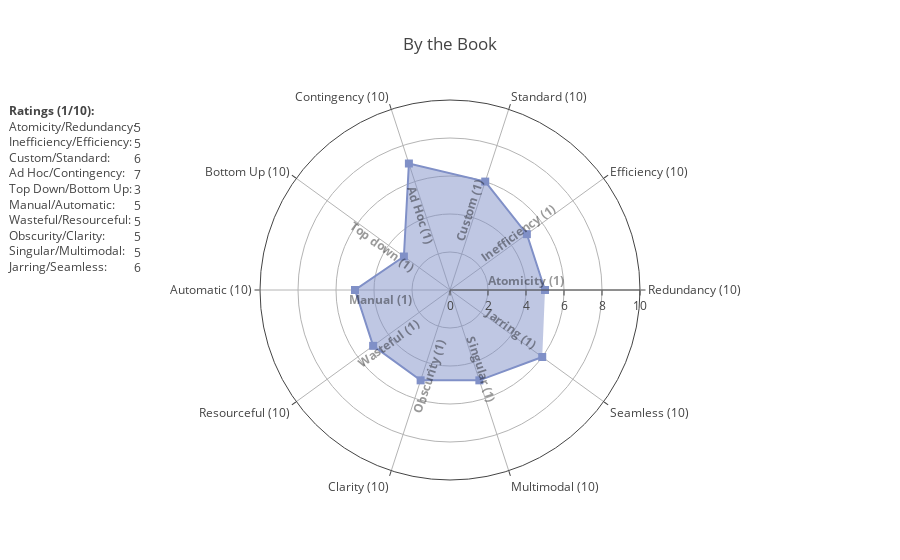
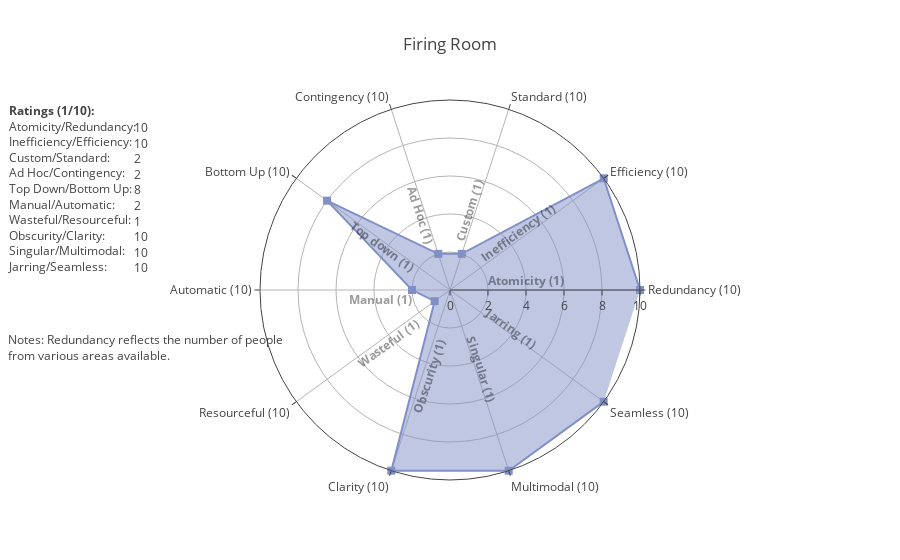
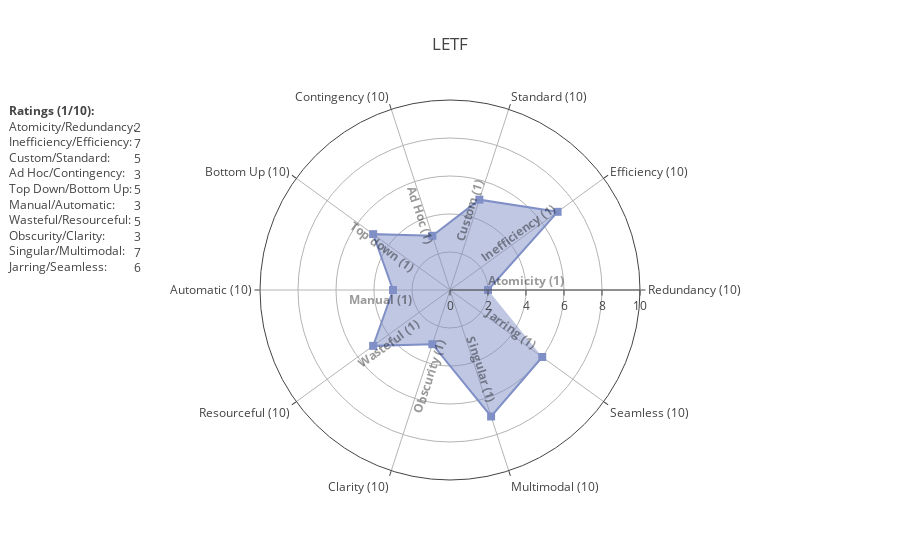
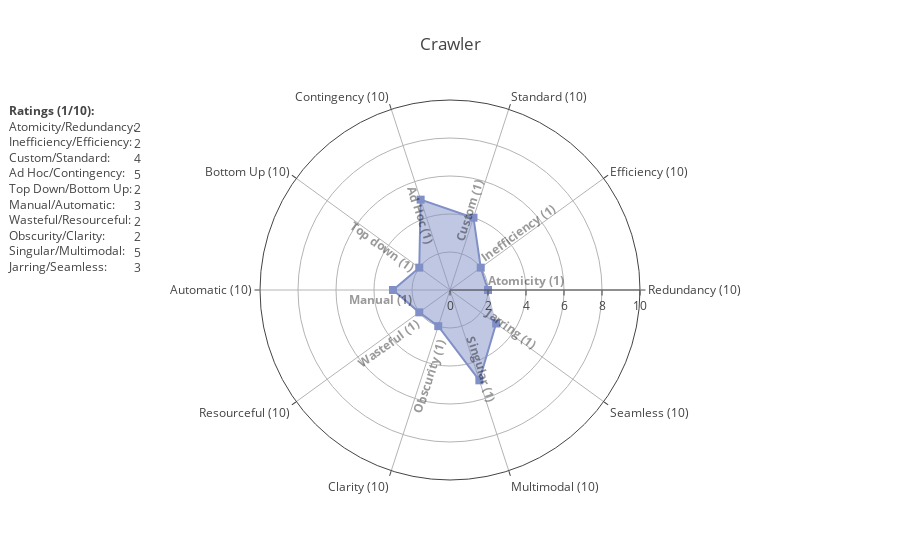

Source (notebook cell) for these figures, in order:
### Code cell
import math 
for index, row in dfrt.iterrows():    
    d = []
    
    idea= row['idea']
    notes= row['notes']
    lower_range=attrs[1:].str.split(' - ').str[0]
    upper_range=attrs[1:].str.split(' - ').str[1]
    
    stats = row.drop('idea').drop('notes')
    d.append(Scatterpolar(
      r = stats,
      theta = upper_range,
      fill = 'toself',
      hoverinfo='r',
      marker = dict(
        color = "#8090c7",
        symbol = "square",
        size = 8
      )
    ))

    annot=[]
    for num in range(0,len(stats)):
        
        rr=0.05 # polar coord radius of annotations
        xcenter=0.5 # cartesian shift to get to center of graph
        ycenter=0.5 # cartesian shift to get to center of graph
        yscale=2.4 # annotation need scaling along y because of graph shape
        th=(2*np.pi/len(stats))*num #2pi = 360; get angular increment in radians
        thd=((360/len(stats))*num) # get angular increment in degrees
#         print('angle: '+ str(thd))
#         print('x: ' + str(np.cos(th)))
#         print('y: ' + str(np.sin(th)))
        xanchor="left"
        yanchor="top"
        if num in range(3,8): #flip the ones that are upside down
            thd = thd + 180
            xanchor="right"
        if num in range(0,5):
            yanchor="bottom"
#         if num in [0,5]: # this would put the text directly over the axis line
#             yanchor="middle"
        if num in [2,4,7,9]: # because of anchors, every other box sits on the opposite side of the axis. correct manually
            th += (2*np.pi/len(stats))/2
        if num in [1,4,6,9]: # because of anchors, every other box sits on the opposite side of the axis. correct manually
            rr -=0.006

        # polar coordinate math, translate to cartesian for the annotations
        # x = r × cos( θ )
        # y = r × sin( θ )
        x = xcenter+(rr*np.cos(th))
        y = ycenter+(yscale*rr*np.sin(th)) # y needs an extra multiplier because of graph shape
        annot.append(  
            dict(
#                 text='<b>.</b>', #use to check circle shape if things get wonky
                text='<b>'+lower_range[num]+'</b>',
                x=x,
                y=y,
                xanchor = xanchor,
                yanchor = yanchor,
                borderpad=0,
                showarrow=False,
                textangle=360-thd,
                font = dict(color="rgba(0,0,0,0.4)")
            ))

    if (str(notes) != 'nan'):
        annot.append(
            dict(
                text="Notes: " + notes,
                x=-.1,
                y=0.3,
                showarrow=False,
                align='left'
            ))
     
    # add an annotation with the ratings
    ratings = ""
    ratingvals = "<br>"
    for index, row in dfrn.iterrows():
        ratings += dfrn.iloc[index]["Left"]+"/"
        ratings +=dfrn.iloc[index]["Right"]+":  " 
        ratings+= "<br>"
        ratingvals += str(stats[dfrn.iloc[index]["Abbv"]]) + "<br>"
    # Rating Labels    
    annot.append(
        dict(
            text="<b>Ratings (1/10):</b> <br>" + ratings,
            x=-.1,
            y=1,
            showarrow=False,
            align='left'
        ))
    # Rating Values, stacked neatly
    annot.append(
        dict(
            text=ratingvals,
            x=.07,
            y=.95507,
            showarrow=False,
            align='left'
        ))
    
    layout = go.Layout(
      polar = dict(
        radialaxis = dict(
          visible = True,
          range = [0, 10],
          tickangle=0,
#           angle=90,
        ),
        angularaxis = dict(
          visible = True,
        ),
      ),
      showlegend = False,
      annotations=annot,
      title=idea
    )

    fig = Figure(data=d, layout=layout)
    iplot(fig)

### Figure 1 — Plotly figure (JSON) as saved in the notebook; plotly's stock layout.template omitted (floating-point values rounded to 4 significant figures)
{"data": [{"fill": "toself", "hoverinfo": "r", "marker": {"color": "#8090c7", "size": 8, "symbol": "square"}, "r": [5, 5, 6, 7, 3, 5, 5, 5, 5, 6], "theta": ["Redundancy (10)", "Efficiency (10)", "Standard (10)", "Contingency (10)", "Bottom Up (10)", "Automatic (10)", "Resourceful (10)", "Clarity (10)", "Multimodal (10)", "Seamless (10)", null], "type": "scatterpolar"}], "layout": {"annotations": [{"borderpad": 0, "font": {"color": "rgba(0,0,0,0.4)"}, "showarrow": false, "text": "<b>Atomicity (1)</b>", "textangle": 360, "x": 0.55, "xanchor": "left", "y": 0.5, "yanchor": "bottom"}, {"borderpad": 0, "font": {"color": "rgba(0,0,0,0.4)"}, "showarrow": false, "text": "<b>Inefficiency (1)</b>", "textangle": 324, "x": 0.5356, "xanchor": "left", "y": 0.5621, "yanchor": "bottom"}, {"borderpad": 0, "font": {"color": "rgba(0,0,0,0.4)"}, "showarrow": false, "text": "<b>Custom (1)</b>", "textangle": 288, "x": 0.5, "xanchor": "left", "y": 0.62, "yanchor": "bottom"}, {"borderpad": 0, "font": {"color": "rgba(0,0,0,0.4)"}, "showarrow": false, "text": "<b>Ad Hoc (1)</b>", "textangle": 72, "x": 0.4845, "xanchor": "right", "y": 0.6141, "yanchor": "bottom"}, {"borderpad": 0, "font": {"color": "rgba(0,0,0,0.4)"}, "showarrow": false, "text": "<b>Top down (1)</b>", "textangle": 36, "x": 0.4582, "xanchor": "right", "y": 0.5326, "yanchor": "bottom"}, {"borderpad": 0, "font": {"color": "rgba(0,0,0,0.4)"}, "showarrow": false, "text": "<b>Manual (1)</b>", "textangle": 0, "x": 0.45, "xanchor": "right", "y": 0.5, "yanchor": "top"}, {"borderpad": 0, "font": {"color": "rgba(0,0,0,0.4)"}, "showarrow": false, "text": "<b>Wasteful (1)</b>", "textangle": -36, "x": 0.4644, "xanchor": "right", "y": 0.4379, "yanchor": "top"}, {"borderpad": 0, "font": {"color": "rgba(0,0,0,0.4)"}, "showarrow": false, "text": "<b>Obscurity (1)</b>", "textangle": -72, "x": 0.5, "xanchor": "right", "y": 0.38, "yanchor": "top"}, {"borderpad": 0, "font": {"color": "rgba(0,0,0,0.4)"}, "showarrow": false, "text": "<b>Singular (1)</b>", "textangle": 72, "x": 0.5155, "xanchor": "left", "y": 0.3859, "yanchor": "top"}, {"borderpad": 0, "font": {"color": "rgba(0,0,0,0.4)"}, "showarrow": false, "text": "<b>Jarring (1)</b>", "textangle": 36, "x": 0.5418, "xanchor": "left", "y": 0.4674, "yanchor": "top"}, {"align": "left", "showarrow": false, "text": "<b>Ratings (1/10):</b> <br>Atomicity/Redundancy:  <br>Inefficiency/Efficiency:  <br>Custom/Standard:  <br>Ad Hoc/Contingency:  <br>Top Down/Bottom Up:  <br>Manual/Automatic:  <br>Wasteful/Resourceful:  <br>Obscurity/Clarity:  <br>Singular/Multimodal:  <br>Jarring/Seamless:  <br>", "x": -0.1, "y": 1}, {"align": "left", "showarrow": false, "text": "<br>5<br>5<br>6<br>7<br>3<br>5<br>5<br>5<br>5<br>6<br>", "x": 0.07, "y": 0.9551}], "polar": {"angularaxis": {"visible": true}, "radialaxis": {"range": [0, 10], "tickangle": 0, "visible": true}}, "showlegend": false, "title": "By the Book"}}

### Figure 2 — Plotly figure (JSON) as saved in the notebook; plotly's stock layout.template omitted (floating-point values rounded to 4 significant figures)
{"data": [{"fill": "toself", "hoverinfo": "r", "marker": {"color": "#8090c7", "size": 8, "symbol": "square"}, "r": [10, 10, 2, 2, 8, 2, 1, 10, 10, 10], "theta": ["Redundancy (10)", "Efficiency (10)", "Standard (10)", "Contingency (10)", "Bottom Up (10)", "Automatic (10)", "Resourceful (10)", "Clarity (10)", "Multimodal (10)", "Seamless (10)", null], "type": "scatterpolar"}], "layout": {"annotations": [{"borderpad": 0, "font": {"color": "rgba(0,0,0,0.4)"}, "showarrow": false, "text": "<b>Atomicity (1)</b>", "textangle": 360, "x": 0.55, "xanchor": "left", "y": 0.5, "yanchor": "bottom"}, {"borderpad": 0, "font": {"color": "rgba(0,0,0,0.4)"}, "showarrow": false, "text": "<b>Inefficiency (1)</b>", "textangle": 324, "x": 0.5356, "xanchor": "left", "y": 0.5621, "yanchor": "bottom"}, {"borderpad": 0, "font": {"color": "rgba(0,0,0,0.4)"}, "showarrow": false, "text": "<b>Custom (1)</b>", "textangle": 288, "x": 0.5, "xanchor": "left", "y": 0.62, "yanchor": "bottom"}, {"borderpad": 0, "font": {"color": "rgba(0,0,0,0.4)"}, "showarrow": false, "text": "<b>Ad Hoc (1)</b>", "textangle": 72, "x": 0.4845, "xanchor": "right", "y": 0.6141, "yanchor": "bottom"}, {"borderpad": 0, "font": {"color": "rgba(0,0,0,0.4)"}, "showarrow": false, "text": "<b>Top down (1)</b>", "textangle": 36, "x": 0.4582, "xanchor": "right", "y": 0.5326, "yanchor": "bottom"}, {"borderpad": 0, "font": {"color": "rgba(0,0,0,0.4)"}, "showarrow": false, "text": "<b>Manual (1)</b>", "textangle": 0, "x": 0.45, "xanchor": "right", "y": 0.5, "yanchor": "top"}, {"borderpad": 0, "font": {"color": "rgba(0,0,0,0.4)"}, "showarrow": false, "text": "<b>Wasteful (1)</b>", "textangle": -36, "x": 0.4644, "xanchor": "right", "y": 0.4379, "yanchor": "top"}, {"borderpad": 0, "font": {"color": "rgba(0,0,0,0.4)"}, "showarrow": false, "text": "<b>Obscurity (1)</b>", "textangle": -72, "x": 0.5, "xanchor": "right", "y": 0.38, "yanchor": "top"}, {"borderpad": 0, "font": {"color": "rgba(0,0,0,0.4)"}, "showarrow": false, "text": "<b>Singular (1)</b>", "textangle": 72, "x": 0.5155, "xanchor": "left", "y": 0.3859, "yanchor": "top"}, {"borderpad": 0, "font": {"color": "rgba(0,0,0,0.4)"}, "showarrow": false, "text": "<b>Jarring (1)</b>", "textangle": 36, "x": 0.5418, "xanchor": "left", "y": 0.4674, "yanchor": "top"}, {"align": "left", "showarrow": false, "text": "Notes: Redundancy reflects the number of people <br>from various areas available. ", "x": -0.1, "y": 0.3}, {"align": "left", "showarrow": false, "text": "<b>Ratings (1/10):</b> <br>Atomicity/Redundancy:  <br>Inefficiency/Efficiency:  <br>Custom/Standard:  <br>Ad Hoc/Contingency:  <br>Top Down/Bottom Up:  <br>Manual/Automatic:  <br>Wasteful/Resourceful:  <br>Obscurity/Clarity:  <br>Singular/Multimodal:  <br>Jarring/Seamless:  <br>", "x": -0.1, "y": 1}, {"align": "left", "showarrow": false, "text": "<br>10<br>10<br>2<br>2<br>8<br>2<br>1<br>10<br>10<br>10<br>", "x": 0.07, "y": 0.9551}], "polar": {"angularaxis": {"visible": true}, "radialaxis": {"range": [0, 10], "tickangle": 0, "visible": true}}, "showlegend": false, "title": "Firing Room"}}

### Figure 3 — Plotly figure (JSON) as saved in the notebook; plotly's stock layout.template omitted (floating-point values rounded to 4 significant figures)
{"data": [{"fill": "toself", "hoverinfo": "r", "marker": {"color": "#8090c7", "size": 8, "symbol": "square"}, "r": [2, 7, 5, 3, 5, 3, 5, 3, 7, 6], "theta": ["Redundancy (10)", "Efficiency (10)", "Standard (10)", "Contingency (10)", "Bottom Up (10)", "Automatic (10)", "Resourceful (10)", "Clarity (10)", "Multimodal (10)", "Seamless (10)", null], "type": "scatterpolar"}], "layout": {"annotations": [{"borderpad": 0, "font": {"color": "rgba(0,0,0,0.4)"}, "showarrow": false, "text": "<b>Atomicity (1)</b>", "textangle": 360, "x": 0.55, "xanchor": "left", "y": 0.5, "yanchor": "bottom"}, {"borderpad": 0, "font": {"color": "rgba(0,0,0,0.4)"}, "showarrow": false, "text": "<b>Inefficiency (1)</b>", "textangle": 324, "x": 0.5356, "xanchor": "left", "y": 0.5621, "yanchor": "bottom"}, {"borderpad": 0, "font": {"color": "rgba(0,0,0,0.4)"}, "showarrow": false, "text": "<b>Custom (1)</b>", "textangle": 288, "x": 0.5, "xanchor": "left", "y": 0.62, "yanchor": "bottom"}, {"borderpad": 0, "font": {"color": "rgba(0,0,0,0.4)"}, "showarrow": false, "text": "<b>Ad Hoc (1)</b>", "textangle": 72, "x": 0.4845, "xanchor": "right", "y": 0.6141, "yanchor": "bottom"}, {"borderpad": 0, "font": {"color": "rgba(0,0,0,0.4)"}, "showarrow": false, "text": "<b>Top down (1)</b>", "textangle": 36, "x": 0.4582, "xanchor": "right", "y": 0.5326, "yanchor": "bottom"}, {"borderpad": 0, "font": {"color": "rgba(0,0,0,0.4)"}, "showarrow": false, "text": "<b>Manual (1)</b>", "textangle": 0, "x": 0.45, "xanchor": "right", "y": 0.5, "yanchor": "top"}, {"borderpad": 0, "font": {"color": "rgba(0,0,0,0.4)"}, "showarrow": false, "text": "<b>Wasteful (1)</b>", "textangle": -36, "x": 0.4644, "xanchor": "right", "y": 0.4379, "yanchor": "top"}, {"borderpad": 0, "font": {"color": "rgba(0,0,0,0.4)"}, "showarrow": false, "text": "<b>Obscurity (1)</b>", "textangle": -72, "x": 0.5, "xanchor": "right", "y": 0.38, "yanchor": "top"}, {"borderpad": 0, "font": {"color": "rgba(0,0,0,0.4)"}, "showarrow": false, "text": "<b>Singular (1)</b>", "textangle": 72, "x": 0.5155, "xanchor": "left", "y": 0.3859, "yanchor": "top"}, {"borderpad": 0, "font": {"color": "rgba(0,0,0,0.4)"}, "showarrow": false, "text": "<b>Jarring (1)</b>", "textangle": 36, "x": 0.5418, "xanchor": "left", "y": 0.4674, "yanchor": "top"}, {"align": "left", "showarrow": false, "text": "<b>Ratings (1/10):</b> <br>Atomicity/Redundancy:  <br>Inefficiency/Efficiency:  <br>Custom/Standard:  <br>Ad Hoc/Contingency:  <br>Top Down/Bottom Up:  <br>Manual/Automatic:  <br>Wasteful/Resourceful:  <br>Obscurity/Clarity:  <br>Singular/Multimodal:  <br>Jarring/Seamless:  <br>", "x": -0.1, "y": 1}, {"align": "left", "showarrow": false, "text": "<br>2<br>7<br>5<br>3<br>5<br>3<br>5<br>3<br>7<br>6<br>", "x": 0.07, "y": 0.9551}], "polar": {"angularaxis": {"visible": true}, "radialaxis": {"range": [0, 10], "tickangle": 0, "visible": true}}, "showlegend": false, "title": "LETF"}}

### Figure 4 — Plotly figure (JSON) as saved in the notebook; plotly's stock layout.template omitted (floating-point values rounded to 4 significant figures)
{"data": [{"fill": "toself", "hoverinfo": "r", "marker": {"color": "#8090c7", "size": 8, "symbol": "square"}, "r": [2, 2, 4, 5, 2, 3, 2, 2, 5, 3], "theta": ["Redundancy (10)", "Efficiency (10)", "Standard (10)", "Contingency (10)", "Bottom Up (10)", "Automatic (10)", "Resourceful (10)", "Clarity (10)", "Multimodal (10)", "Seamless (10)", null], "type": "scatterpolar"}], "layout": {"annotations": [{"borderpad": 0, "font": {"color": "rgba(0,0,0,0.4)"}, "showarrow": false, "text": "<b>Atomicity (1)</b>", "textangle": 360, "x": 0.55, "xanchor": "left", "y": 0.5, "yanchor": "bottom"}, {"borderpad": 0, "font": {"color": "rgba(0,0,0,0.4)"}, "showarrow": false, "text": "<b>Inefficiency (1)</b>", "textangle": 324, "x": 0.5356, "xanchor": "left", "y": 0.5621, "yanchor": "bottom"}, {"borderpad": 0, "font": {"color": "rgba(0,0,0,0.4)"}, "showarrow": false, "text": "<b>Custom (1)</b>", "textangle": 288, "x": 0.5, "xanchor": "left", "y": 0.62, "yanchor": "bottom"}, {"borderpad": 0, "font": {"color": "rgba(0,0,0,0.4)"}, "showarrow": false, "text": "<b>Ad Hoc (1)</b>", "textangle": 72, "x": 0.4845, "xanchor": "right", "y": 0.6141, "yanchor": "bottom"}, {"borderpad": 0, "font": {"color": "rgba(0,0,0,0.4)"}, "showarrow": false, "text": "<b>Top down (1)</b>", "textangle": 36, "x": 0.4582, "xanchor": "right", "y": 0.5326, "yanchor": "bottom"}, {"borderpad": 0, "font": {"color": "rgba(0,0,0,0.4)"}, "showarrow": false, "text": "<b>Manual (1)</b>", "textangle": 0, "x": 0.45, "xanchor": "right", "y": 0.5, "yanchor": "top"}, {"borderpad": 0, "font": {"color": "rgba(0,0,0,0.4)"}, "showarrow": false, "text": "<b>Wasteful (1)</b>", "textangle": -36, "x": 0.4644, "xanchor": "right", "y": 0.4379, "yanchor": "top"}, {"borderpad": 0, "font": {"color": "rgba(0,0,0,0.4)"}, "showarrow": false, "text": "<b>Obscurity (1)</b>", "textangle": -72, "x": 0.5, "xanchor": "right", "y": 0.38, "yanchor": "top"}, {"borderpad": 0, "font": {"color": "rgba(0,0,0,0.4)"}, "showarrow": false, "text": "<b>Singular (1)</b>", "textangle": 72, "x": 0.5155, "xanchor": "left", "y": 0.3859, "yanchor": "top"}, {"borderpad": 0, "font": {"color": "rgba(0,0,0,0.4)"}, "showarrow": false, "text": "<b>Jarring (1)</b>", "textangle": 36, "x": 0.5418, "xanchor": "left", "y": 0.4674, "yanchor": "top"}, {"align": "left", "showarrow": false, "text": "<b>Ratings (1/10):</b> <br>Atomicity/Redundancy:  <br>Inefficiency/Efficiency:  <br>Custom/Standard:  <br>Ad Hoc/Contingency:  <br>Top Down/Bottom Up:  <br>Manual/Automatic:  <br>Wasteful/Resourceful:  <br>Obscurity/Clarity:  <br>Singular/Multimodal:  <br>Jarring/Seamless:  <br>", "x": -0.1, "y": 1}, {"align": "left", "showarrow": false, "text": "<br>2<br>2<br>4<br>5<br>2<br>3<br>2<br>2<br>5<br>3<br>", "x": 0.07, "y": 0.9551}], "polar": {"angularaxis": {"visible": true}, "radialaxis": {"range": [0, 10], "tickangle": 0, "visible": true}}, "showlegend": false, "title": "Crawler"}}
